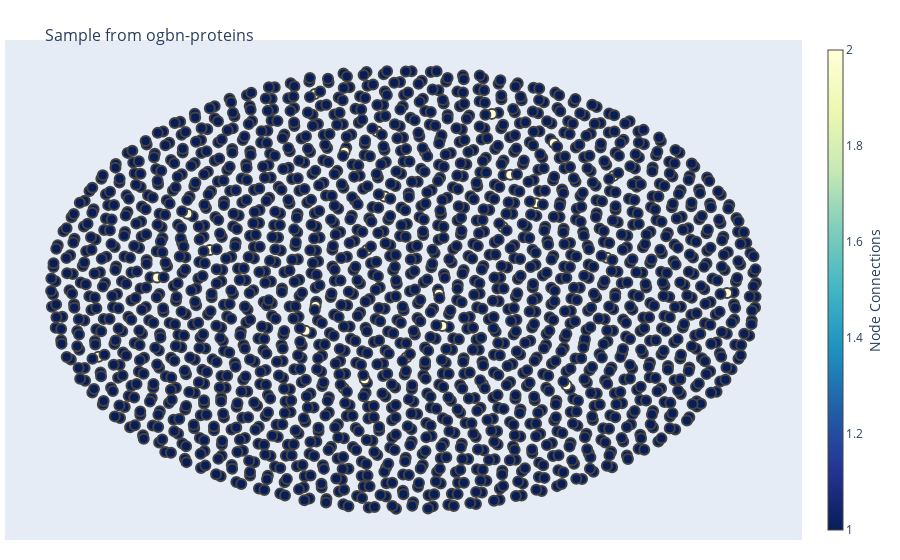

Here is the notebook cell this chart was saved with:
### Code cell
fig = go.Figure(data=[edge_trace, node_trace],
             layout=go.Layout(
                title=dict(
                    text="<br>Sample from ogbn-proteins",
                    font=dict(
                        size=16
                    )
                ),
                showlegend=False,
                hovermode='closest',
                margin=dict(b=20,l=5,r=5,t=40),
                annotations=[ dict(
                    text="",
                    showarrow=False,
                    xref="paper", yref="paper",
                    x=0.005, y=-0.002 ) ],
                xaxis=dict(showgrid=False, zeroline=False, showticklabels=False),
                yaxis=dict(showgrid=False, zeroline=False, showticklabels=False))
                )
fig.show()

### Figure 1 — Plotly figure (JSON) as saved in the notebook; plotly's stock layout.template omitted (floating-point values rounded to 4 significant figures; data arrays with more than 128 entries replaced by an {"elided": "..."} marker saying what was removed)
{"data": [{"hoverinfo": "none", "line": {"color": "#888", "width": 0.5}, "mode": "lines", "type": "scatter", "x": {"elided": "3000 float values"}, "y": {"elided": "3000 float values"}}, {"hoverinfo": "text", "marker": {"color": {"elided": "1966 int values"}, "colorbar": {"thickness": 15, "title": {"side": "right", "text": "Node Connections"}, "xanchor": "left"}, "colorscale": [[0, "rgb(255,255,217)"], [0.125, "rgb(237,248,177)"], [0.25, "rgb(199,233,180)"], [0.375, "rgb(127,205,187)"], [0.5, "rgb(65,182,196)"], [0.625, "rgb(29,145,192)"], [0.75, "rgb(34,94,168)"], [0.875, "rgb(37,52,148)"], [1, "rgb(8,29,88)"]], "line": {"width": 2}, "reversescale": true, "showscale": true, "size": 10}, "mode": "markers", "text": {"elided": "1966 str values"}, "type": "scatter", "x": {"elided": "1966 float values"}, "y": {"elided": "1966 float values"}}], "layout": {"annotations": [{"showarrow": false, "text": "", "x": 0.005, "xref": "paper", "y": -0.002, "yref": "paper"}], "hovermode": "closest", "margin": {"b": 20, "l": 5, "r": 5, "t": 40}, "showlegend": false, "title": {"font": {"size": 16}, "text": "<br>Sample from ogbn-proteins"}, "xaxis": {"showgrid": false, "showticklabels": false, "zeroline": false}, "yaxis": {"showgrid": false, "showticklabels": false, "zeroline": false}}}
